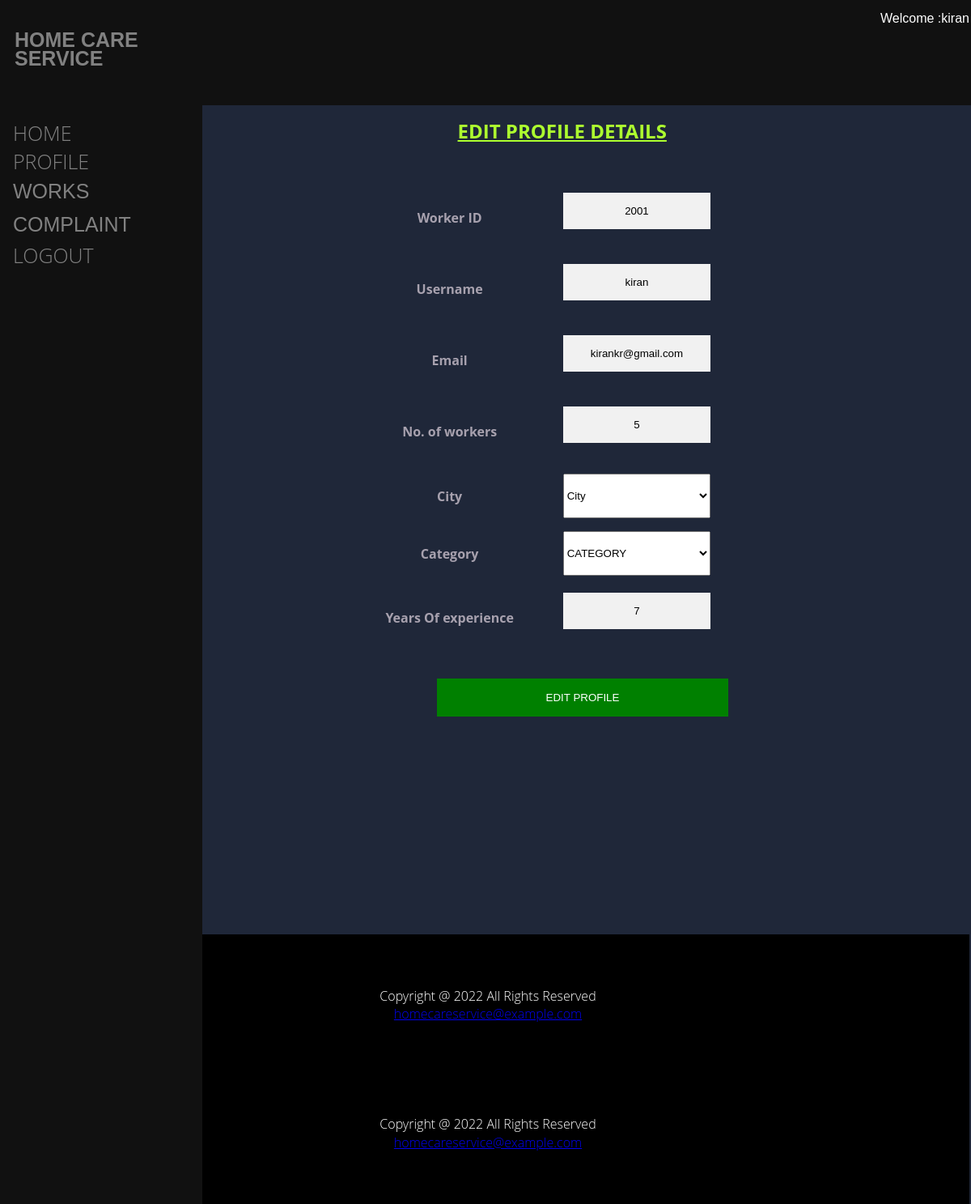
The app's page /workeditprof.php (signed in) with its own data.
### tables this page shows
CREATE TABLE `workgroup` (
  `wid` int(20) NOT NULL,
  `wusername` varchar(100) NOT NULL,
  `wpassword` varchar(100) NOT NULL,
  `emailid` varchar(100) NOT NULL,
  `noworkers` int(100) NOT NULL,
  `city` varchar(100) NOT NULL,
  `categ` varchar(100) NOT NULL,
  `yoe` int(100) NOT NULL,
  `idproof` varchar(100) NOT NULL,
  `picture` varchar(255) NOT NULL
);

### workeditprof.php (the view, shortened to what this page needs)
<html>
<?php include"workerheader.php"?>
<body>
  <form action="workeditprof.php" method="post">
<div style="margin-left:16%;padding:1px 16px;height:1000px;">
  <h2><u>EDIT PROFILE DETAILS</u></h2>
  <td width='80' style='text-align:center;'>
  <?php
  include"dbconfig.php";
  $result = mysqli_query($handle, "SELECT * FROM workgroup WHERE wusername='{$_SESSION['worker']}' ");
  echo '<table border="0" cellspacing="2" cellpadding="2">' ;
  while ($row = $result->fetch_assoc())
  {
      $field0name = $row["wid"];
      $field1name = $row["wusername"];
      $field2name = $row["emailid"];
      $field3name = $row["noworkers"];
      $field6name = $row["yoe"];
  }
 echo' <div class="container">
<table class="cent">
<tr>
<td><label for="wid"><b>Worker ID</b></label></td>
<td><input type="text" value='.$field0name.' readonly="readonly"></br><td>
</tr>
  <tr>
    <td><label for="username"><b>Username</b></label></td>
  <td><input type="text" value='.$field1name.' readonly="readonly"></br><td>
</tr>
<tr>
    <td><label for="email"><b>Email</b></label></td>
  <td><input type="text" value='.$field2name.' name="email" id="email" required></br><td>
</tr>
<tr>
<td><label for="nowork"><b>No. of workers</b></label></td>
<td><input type="text" value='.$field3name.' name="now" id="now" required></br><td>
</tr>
<tr>
<td><label for="city"><b>City</b></label></td>
<td>
<select class="form-control" name="city">
<option>City</option>';
?>
<?php
echo '</select>
</td>
</tr>
<tr>
<td><label for="categ"><b>Category</b></label></td>
<td>
<select class="form-control" name="categ">
<option>CATEGORY</option>';
?>
<?php
echo '</select>
</td>
</tr>
<tr>
<td><label for="yoe"><b>Years Of experience</b></label></td>
<td><input type="text" value='.$field6name.' name="yoe" id="yoe" required></br><td>
</tr>
  </table>';
  ?>
    <br>
    <button type="editprofile" name="editprof" id="editprof" class="btn2">EDIT PROFILE</button>
</div>
<br>
<?php include"footer.php"?>
<?php include"footer.php"?>
  </form>
</body>
</html>

### workerheader.php (style rules this page uses)
body { font-family: "Lato", sans-serif; }

### workeditprof.php (style rules this page uses)
body { font-family: 'Open Sans', sans-serif; font-weight: 300; line-height: 1.42em; color:#A7A1AE; background-color:#1F2739; }
h2 { text-align: center; color: greenyellow; }
input { text-align: center; }
.btn2 { background-color: green; color: white; padding: 16px 20px; margin: 8px 0; border: none; width: 30%; position: absolute; left: 45%; }
input[type=text] { width: 20%; padding: 15px; margin: 5px 0 22px 0; display: inline-block; border: none; background: #f1f1f1; }
table { border: 1px solid; border-collapse: collapse; width: 100%; border: none; }
th, td { padding: 8px; text-align: center; border: 1px solid; border-bottom: 1px solid #ddd; border: none; }
.container { padding: 16px; font-family: Arial, Helvetica, sans-serif; }
.cent { margin-left: auto; margin-right: auto; padding: 16px 20px; width: 50%; }
input[type=text], input[type=password] { width: 75%; padding: 15px; margin: 5px 0 22px 0; display: inline-block; border: none; background: #f1f1f1; }
.form-control { height: 55px; width: 75%; }

### records on screen
workgroup: wid "2001", wusername "kiran", email "kirankr@gmail.com", now "5", yoe "7"

### other values on screen
$_SESSION['worker'] "kiran"
